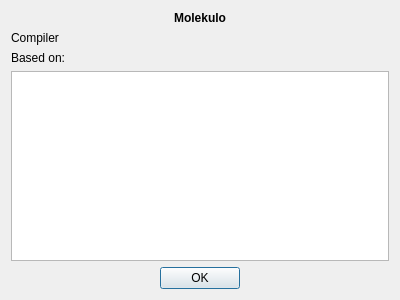
<?xml version="1.0" encoding="UTF-8"?>
<ui version="4.0">
 <class>AboutDialog</class>
 <widget class="QDialog" name="AboutDialog">
  <property name="windowModality">
   <enum>Qt::ApplicationModal</enum>
  </property>
  <property name="geometry">
   <rect>
    <x>0</x>
    <y>0</y>
    <width>400</width>
    <height>300</height>
   </rect>
  </property>
  <property name="windowTitle">
   <string>About Molekulo</string>
  </property>
  <layout class="QVBoxLayout" name="verticalLayout" stretch="0,0,1,0">
   <item>
    <widget class="QLabel" name="labelHeader">
     <property name="text">
      <string>&lt;html&gt;&lt;head/&gt;&lt;body&gt;&lt;p&gt;&lt;span style=&quot; font-weight:600;&quot;&gt;Molekulo&lt;/span&gt;&lt;/p&gt;&lt;/body&gt;&lt;/html&gt;</string>
     </property>
     <property name="alignment">
      <set>Qt::AlignCenter</set>
     </property>
    </widget>
   </item>
   <item>
    <widget class="QLabel" name="compilerLabel">
     <property name="text">
      <string>Compiler</string>
     </property>
    </widget>
   </item>
   <item>
    <layout class="QVBoxLayout" name="verticalLayout_2">
     <item>
      <widget class="QLabel" name="labelBasedOn">
       <property name="text">
        <string>Based on:</string>
       </property>
       <property name="alignment">
        <set>Qt::AlignLeading|Qt::AlignLeft|Qt::AlignTop</set>
       </property>
      </widget>
     </item>
     <item>
      <widget class="QTextBrowser" name="textBrowserBasedOn">
       <property name="openExternalLinks">
        <bool>true</bool>
       </property>
      </widget>
     </item>
    </layout>
   </item>
   <item>
    <layout class="QHBoxLayout" name="horizontalLayout">
     <item>
      <spacer name="horizontalSpacerLeft">
       <property name="orientation">
        <enum>Qt::Horizontal</enum>
       </property>
       <property name="sizeHint" stdset="0">
        <size>
         <width>40</width>
         <height>20</height>
        </size>
       </property>
      </spacer>
     </item>
     <item>
      <widget class="QPushButton" name="pushButtonOk">
       <property name="text">
        <string>OK</string>
       </property>
      </widget>
     </item>
     <item>
      <spacer name="horizontalSpacerRight">
       <property name="orientation">
        <enum>Qt::Horizontal</enum>
       </property>
       <property name="sizeHint" stdset="0">
        <size>
         <width>40</width>
         <height>20</height>
        </size>
       </property>
      </spacer>
     </item>
    </layout>
   </item>
  </layout>
 </widget>
 <resources/>
 <connections>
  <connection>
   <sender>pushButtonOk</sender>
   <signal>clicked()</signal>
   <receiver>AboutDialog</receiver>
   <slot>accept()</slot>
   <hints>
    <hint type="sourcelabel">
     <x>176</x>
     <y>254</y>
    </hint>
    <hint type="destinationlabel">
     <x>31</x>
     <y>199</y>
    </hint>
   </hints>
  </connection>
 </connections>
</ui>
